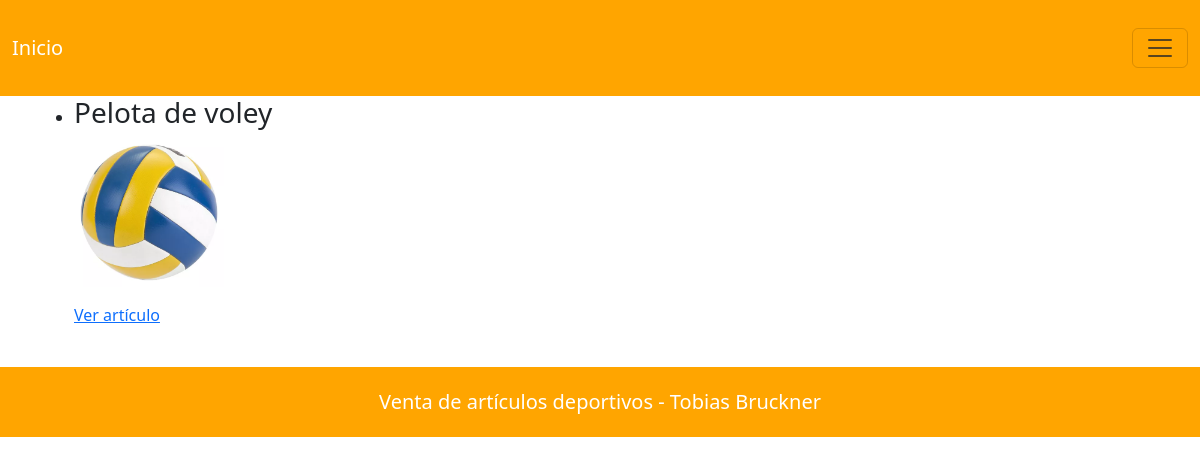
Page /pages/deportes.php?id=4 on the committed database.
### tables this page shows
CREATE TABLE `articulos` (
  `id_articulo` int(11) NOT NULL,
  `titulo` varchar(90) DEFAULT NULL,
  `cuerpo` text DEFAULT NULL,
  `fecha_creacion` date DEFAULT NULL,
  `fecha_actualizacion` date DEFAULT NULL,
  `imagen` varchar(30) DEFAULT NULL,
  `fk_deporte` int(11) NOT NULL,
  `fk_usuario` int(11) NOT NULL
);

### pages/deportes.php (the view, shortened to what this page needs)
<?php
include_once("../components/header.php");
if($con!=NULL){
    if(isset($_GET['id'])){
      $id = $_GET['id'];
    $consulta_dos = "SELECT * FROM articulos WHERE fk_deporte='$id'";
    $resultado_dos = mysqli_query($con,$consulta_dos);
    if($resultado_dos!=NULL){
        print "<ul>";
        while($filas = mysqli_fetch_array($resultado_dos)){
         print "<li>
         <h3>$filas[titulo]</h3>
         <figure>
               <img src=../imgs/$filas[imagen] width=150>
         </figure>
         <a href=articulos.php?id=$filas[id_articulo]>Ver artículo</a></li>";
        }
        print "</ul>";
    }
}
}else{
    print "<h1>Algo se rompió!!!</h1>";
}
include_once("../components/footer.php");
?>

### rows in the picture
articulos: titulo "Pelota de voley", imagen (picture)
